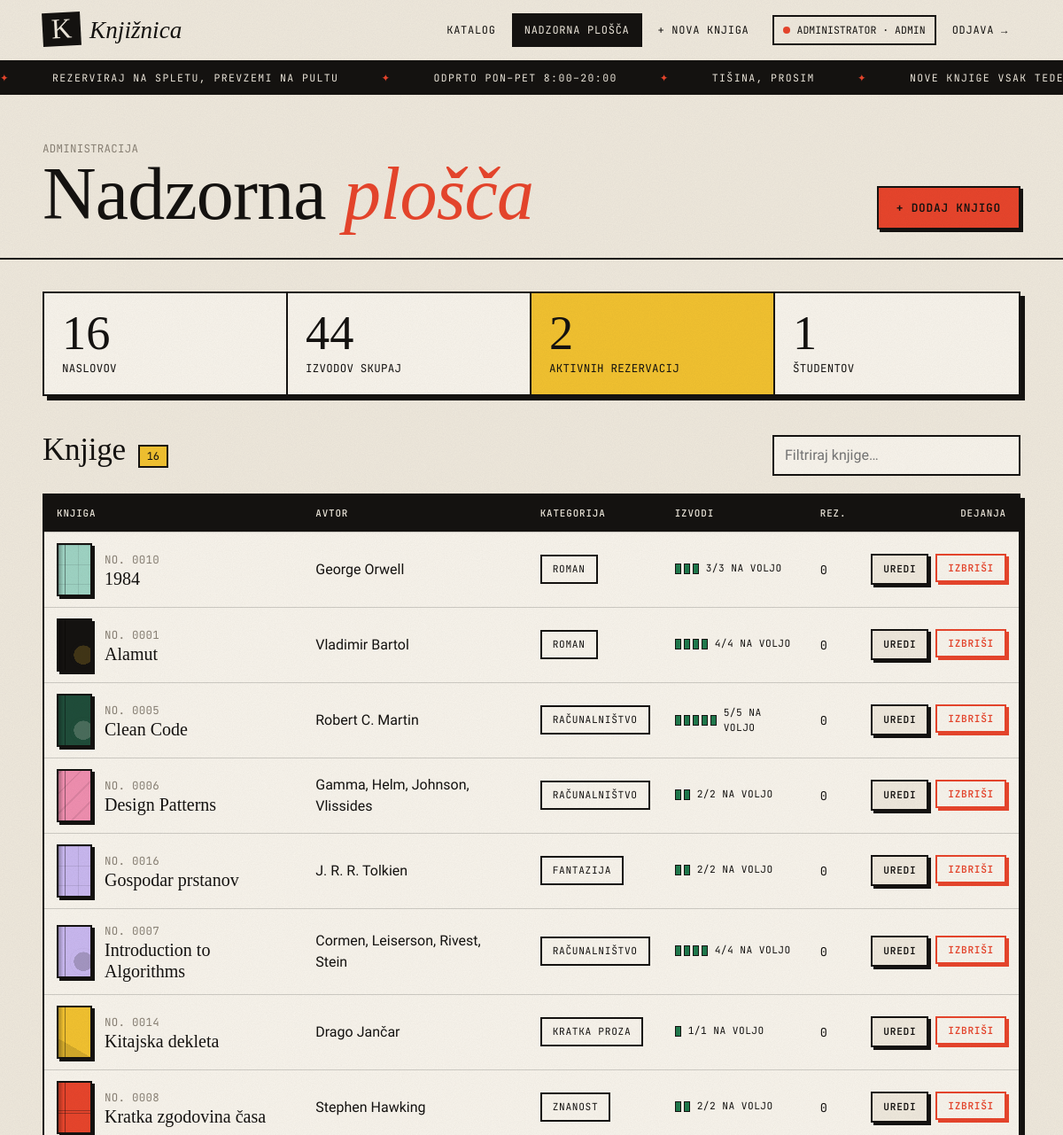
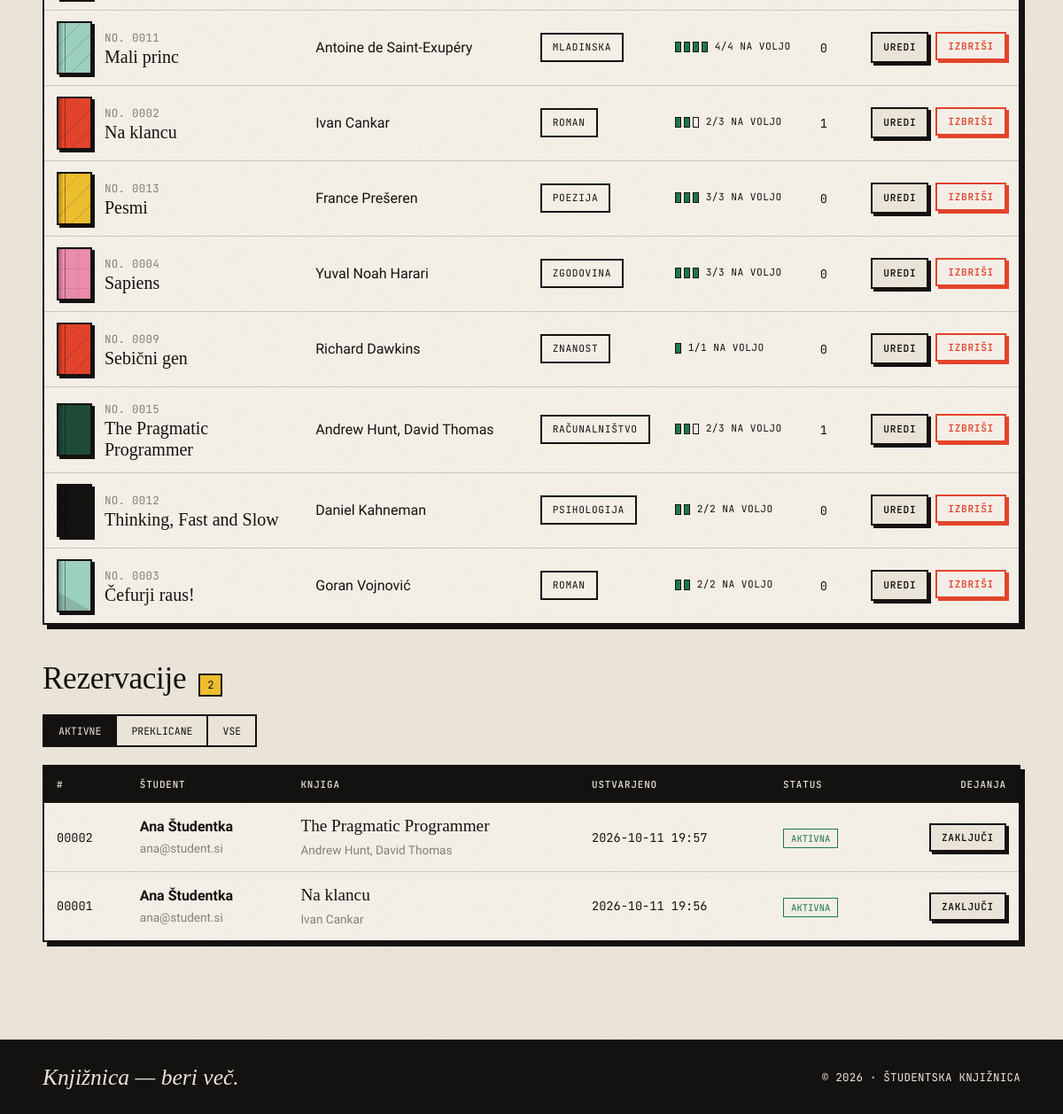
The page /admin (signed in) on the database its author committed (2 pictures, top to bottom).
### tables this page shows
CREATE TABLE users (
    id INTEGER PRIMARY KEY AUTOINCREMENT,
    name TEXT NOT NULL,
    email TEXT NOT NULL UNIQUE COLLATE NOCASE,
    password_hash TEXT NOT NULL,
    role TEXT NOT NULL CHECK (role IN ('student', 'admin')),
    created_at TEXT NOT NULL DEFAULT (datetime('now', 'localtime'))
);

CREATE TABLE books (
    id INTEGER PRIMARY KEY AUTOINCREMENT,
    title TEXT NOT NULL,
    author TEXT NOT NULL,
    category TEXT NOT NULL,
    description TEXT NOT NULL DEFAULT '',
    year INTEGER,
    cover_url TEXT NOT NULL DEFAULT '',
    total_copies INTEGER NOT NULL CHECK (total_copies >= 0),
    available_copies INTEGER NOT NULL CHECK (available_copies >= 0),
    created_at TEXT NOT NULL DEFAULT (datetime('now', 'localtime'))
);

CREATE TABLE reservations (
    id INTEGER PRIMARY KEY AUTOINCREMENT,
    user_id INTEGER NOT NULL REFERENCES users(id) ON DELETE CASCADE,
    book_id INTEGER NOT NULL REFERENCES books(id) ON DELETE CASCADE,
    status TEXT NOT NULL DEFAULT 'active' CHECK (status IN ('active', 'cancelled')),
    created_at TEXT NOT NULL DEFAULT (datetime('now', 'localtime')),
    cancelled_at TEXT
);

### app.py (the view)
@app.route("/admin")
@role_required("admin")
def admin_dashboard():
    db = get_db()
    books = db.execute(
        "SELECT b.*, (SELECT COUNT(*) FROM reservations r WHERE r.book_id = b.id AND r.status = 'active')"
        " AS active_res FROM books b ORDER BY b.title COLLATE NOCASE").fetchall()
    status = request.args.get("status", "active")
    sql = ("SELECT r.*, u.name AS user_name, u.email AS user_email, b.title, b.author"
           " FROM reservations r JOIN users u ON u.id = r.user_id JOIN books b ON b.id = r.book_id")
    if status in ("active", "cancelled"):
        sql += " WHERE r.status = ?"
        reservations = db.execute(sql + " ORDER BY r.created_at DESC, r.id DESC", (status,)).fetchall()
    else:
        reservations = db.execute(sql + " ORDER BY r.created_at DESC, r.id DESC").fetchall()
    stats = db.execute(
        "SELECT (SELECT COUNT(*) FROM books) AS titles,"
        " (SELECT COALESCE(SUM(total_copies),0) FROM books) AS copies,"
        " (SELECT COUNT(*) FROM reservations WHERE status='active') AS active,"
        " (SELECT COUNT(*) FROM users WHERE role='student') AS students").fetchone()
    return render_template("admin/dashboard.html", books=books, reservations=reservations,
                           stats=stats, status=status)

### app.py (called while the page is built)
def get_db():
    if "db" not in g:
        g.db = sqlite3.connect(DB_PATH)
        g.db.row_factory = sqlite3.Row
        g.db.execute("PRAGMA foreign_keys = ON")
    return g.db

def current_user():
    if "user" not in g:
        uid = session.get("uid")
        g.user = get_db().execute("SELECT * FROM users WHERE id = ?", (uid,)).fetchone() if uid else None
    return g.user

def login_required(view):
    @wraps(view)
    def wrapped(*args, **kwargs):
        if current_user() is None:
            flash("Za to dejanje se moraš prijaviti.", "info")
            return redirect(url_for("login", next=request.path))
        return view(*args, **kwargs)
    return wrapped

def role_required(role):
    def deco(view):
        @wraps(view)
        @login_required
        def wrapped(*args, **kwargs):
            if current_user()["role"] != role:
                abort(403)
            return view(*args, **kwargs)
        return wrapped
    return deco

def csrf_token():
    if "csrf" not in session:
        session["csrf"] = secrets.token_hex(16)
    return session["csrf"]

@app.before_request
def check_csrf():
    if request.method == "POST":
        token = request.form.get("csrf")
        if not token or token != session.get("csrf"):
            abort(400, "Neveljaven CSRF žeton.")

def cover_style(book):
    h = int(sha1(f"{book['title']}{book['author']}".encode()).hexdigest(), 16)
    bg, fg = COVER_PALETTE[h % len(COVER_PALETTE)]
    return {"bg": bg, "fg": fg, "pattern": (h >> 8) % 5}

@app.context_processor
def inject_globals():
    return {"me": current_user(), "csrf_token": csrf_token}

### templates/admin/dashboard.html (shortened to what this page needs)
{% extends "base.html" %}
{% from "_macros.html" import cover, callno, avail %}
{% block content %}
<section class="page-head">
  <div class="wrap">
    <div class="reveal">
      <span class="mono muted">Administracija</span>
      <h1>Nadzorna <em>plošča</em></h1>
    </div>
    <a class="btn btn-primary" href="{{ url_for('admin_book_new') }}">+ Dodaj knjigo</a>
  </div>
</section>
<div class="wrap" style="padding-bottom:80px">
  <div class="kpis reveal">
    <div class="kpi"><b>{{ stats.titles }}</b><span class="mono">Naslovov</span></div>
    <div class="kpi"><b>{{ stats.copies }}</b><span class="mono">Izvodov skupaj</span></div>
    <div class="kpi"><b>{{ stats.active }}</b><span class="mono">Aktivnih rezervacij</span></div>
    <div class="kpi"><b>{{ stats.students }}</b><span class="mono">Študentov</span></div>
  </div>
  <div class="section-title" style="justify-content:space-between;flex-wrap:wrap">
    <div style="display:flex;gap:14px;align-items:baseline"><h2>Knjige</h2><span class="count-badge">{{ books|length }}</span></div>
    <input class="admin-search" type="search" placeholder="Filtriraj knjige…" oninput="filterRows(this.value)" aria-label="Filtriraj knjige">
  </div>
  <div class="table-wrap">
    <table id="books">
      <thead><tr><th>Knjiga</th><th>Avtor</th><th>Kategorija</th><th>Izvodi</th><th>Rez.</th><th style="text-align:right">Dejanja</th></tr></thead>
      <tbody>
      {% for b in books %}
        <tr data-q="{{ (b.title ~ ' ' ~ b.author ~ ' ' ~ b.category)|lower }}">
          <td><div class="title-cell">{{ cover(b, 'sm') }}<div><span class="mono muted">{{ callno(b) }}</span><br><a href="{{ url_for('book_detail', book_id=b.id) }}">{{ b.title }}</a></div></div></td>
          <td>{{ b.author }}</td>
          <td><span class="chip" style="display:inline-block">{{ b.category }}</span></td>
          <td>{{ avail(b) }}</td>
          <td class="num">{{ b.active_res }}</td>
          <td><div class="actions">
            <a class="btn btn-sm" href="{{ url_for('admin_book_edit', book_id=b.id) }}">Uredi</a>
            <form method="post" action="{{ url_for('admin_book_delete', book_id=b.id) }}" data-confirm="Izbrišem »{{ b.title }}«{% if b.active_res %} in {{ b.active_res }} aktivnih rezervacij{% endif %}?">
              <button class="btn btn-sm btn-danger" type="submit">Izbriši</button>
            </form>
          </div></td>
        </tr>
      {% else %}
        <tr><td colspan="6" style="text-align:center;padding:40px">Katalog je prazen. <a href="{{ url_for('admin_book_new') }}">Dodaj prvo knjigo</a>.</td></tr>
      {% endfor %}
      </tbody>
    </table>
  </div>
  <div class="section-title" id="rezervacije"><h2>Rezervacije</h2><span class="count-badge">{{ reservations|length }}</span></div>
  <div class="tabs">
    {% for key, label in [('active','Aktivne'),('cancelled','Preklicane'),('all','Vse')] %}
      <a class="{{ 'on' if status == key }}" href="{{ url_for('admin_dashboard', status=key) }}#rezervacije">{{ label }}</a>
    {% endfor %}
  </div>
  <div class="table-wrap">
    <table>
      <thead><tr><th>#</th><th>Študent</th><th>Knjiga</th><th>Ustvarjeno</th><th>Status</th><th style="text-align:right">Dejanja</th></tr></thead>
      <tbody>
      {% for r in reservations %}
        <tr>
          <td class="num">{{ '%05d'|format(r.id) }}</td>
          <td><b>{{ r.user_name }}</b><br><span class="muted" style="font-size:.85rem">{{ r.user_email }}</span></td>
          <td><a href="{{ url_for('book_detail', book_id=r.book_id) }}" style="font-family:var(--serif);font-size:1.2rem;text-decoration:none">{{ r.title }}</a><br><span class="muted" style="font-size:.85rem">{{ r.author }}</span></td>
          <td class="num">{{ r.created_at[:16] }}</td>
          <td><span class="status {{ r.status }}">{{ 'Aktivna' if r.status == 'active' else 'Preklicana' }}</span></td>
          <td><div class="actions">
            {% if r.status == 'active' %}
            <form method="post" action="{{ url_for('admin_cancel_reservation', res_id=r.id) }}" data-confirm="Zaključim rezervacijo in vrnem izvod?">
              <button class="btn btn-sm" type="submit">Zaključi</button>
            </form>
            {% else %}<span class="mono muted">{{ (r.cancelled_at or '')[:16] }}</span>{% endif %}
          </div></td>
        </tr>
      {% else %}
        <tr><td colspan="6" style="text-align:center;padding:40px" class="muted">Ni rezervacij v tem pogledu.</td></tr>
      {% endfor %}
      </tbody>
    </table>
  </div>
</div>
{% endblock %}

### templates/base.html (shortened to what this page needs)
<!doctype html>
<html lang="sl">
<head>
  <link rel="stylesheet" href="{{ url_for('static', filename='style.css') }}">
</head>
<body>
{% set ep = request.endpoint or '' %}
<header class="topbar">
  <div class="wrap">
    <a class="brand" href="{{ url_for('catalog') }}"><span class="brand-mark">K</span><span class="brand-name">Knjižnica</span></a>
    <nav class="nav">
      <a href="{{ url_for('catalog') }}" class="{{ 'active' if ep in ('catalog','book_detail') }}">Katalog</a>
      {% if me %}
        {% if me.role == 'student' %}
          <a href="{{ url_for('my_reservations') }}" class="{{ 'active' if ep == 'my_reservations' }}">Moje rezervacije</a>
        {% else %}
          <a href="{{ url_for('admin_dashboard') }}" class="{{ 'active' if ep.startswith('admin') }}">Nadzorna plošča</a>
          <a href="{{ url_for('admin_book_new') }}" class="{{ 'active' if ep == 'admin_book_new' }}">+ Nova knjiga</a>
        {% endif %}
        <span class="who"><i class="role-dot {{ me.role }}"></i>{{ me.name.split()[0] }} · {{ 'admin' if me.role == 'admin' else 'študent' }}</span>
        <form method="post" action="{{ url_for('logout') }}">
          <button class="linklike" type="submit">Odjava →</button>
        </form>
      {% else %}
        <a href="{{ url_for('login') }}" class="{{ 'active' if ep == 'login' }}">Prijava</a>
        <a href="{{ url_for('register') }}" class="{{ 'active' if ep == 'register' }}">Registracija</a>
      {% endif %}
    </nav>
  </div>
</header>
<div class="ticker" aria-hidden="true">
  <div class="ticker-track">
    {% for _ in range(2) %}
    <span>Rezerviraj na spletu, prevzemi na pultu</span>
    <span>Odprto pon–pet 8:00–20:00</span>
    <span>Tišina, prosim</span>
    <span>Nove knjige vsak teden</span>
    {% endfor %}
  </div>
</div>
<main>{% block content %}{% endblock %}</main>
<footer>
  <div class="wrap">
    <span class="big">Knjižnica — beri več.</span>
    <span class="mono">© {{ 2026 }} · Študentska knjižnica</span>
  </div>
</footer>
</body>
</html>

### templates/_macros.html (shortened to what this page needs)
{% macro cover(book, size='') -%}
{% set s = cover_style(book) %}
<div class="cover {{ size }}" style="--bg: {{ s.bg }}; --fg: {{ s.fg }};">
  <div class="pat p{{ s.pattern }}"></div>
</div>
{%- endmacro %}
{% macro avail(book) -%}
{% set n = book.available_copies %}
<span class="avail {{ 'none' if n == 0 }}">
  <span class="bar">{% for i in range([book.total_copies, 6]|min) %}<i class="{{ 'f' if i < n }}"></i>{% endfor %}</span>
  {% if n == 0 %}Ni na voljo{% else %}{{ n }}/{{ book.total_copies }} na voljo{% endif %}
</span>
{%- endmacro %}
{% macro callno(book) -%}No. {{ '%04d'|format(book.id) }}{%- endmacro %}

### rows shown on the page
users: name "ADMINISTRATOR", role "ADMIN"
books: id "0010", title "1984", author "George Orwell", category "ROMAN", n "3", total_copies "3", active_res "0"
books: id "0001", title "Alamut", author "Vladimir Bartol", category "ROMAN", n "4", total_copies "4", active_res "0"
books: id "0005", title "Clean Code", author "Robert C. Martin", category "RAČUNALNIŠTVO", n "5", total_copies "5", active_res "0"
books: id "0006", title "Design Patterns", author "Gamma, Helm, Johnson, Vlissides", category "RAČUNALNIŠTVO", n "2", total_copies "2", active_res "0"
books: id "0016", title "Gospodar prstanov", author "J. R. R. Tolkien", category "FANTAZIJA", n "2", total_copies "2", active_res "0"
books: id "0007", title "Introduction to Algorithms", author "Cormen, Leiserson, Rivest, Stein", category "RAČUNALNIŠTVO", n "4", total_copies "4", active_res "0"
books: id "0014", title "Kitajska dekleta", author "Drago Jančar", category "KRATKA PROZA", n "1", total_copies "1", active_res "0"
books: id "0008", title "Kratka zgodovina časa", author "Stephen Hawking", category "ZNANOST", n "2", total_copies "2", active_res "0"
books: id "0011", title "Mali princ", author "Antoine de Saint-Exupéry", category "MLADINSKA", n "4", total_copies "4", active_res "0"
books: id "0002", title "Na klancu", author "Ivan Cankar", category "ROMAN", n "2", total_copies "3", active_res "1"
books: id "0013", title "Pesmi", author "France Prešeren", category "POEZIJA", n "3", total_copies "3", active_res "0"
books: id "0004", title "Sapiens", author "Yuval Noah Harari", category "ZGODOVINA", n "3", total_copies "3", active_res "0"
books: id "0009", title "Sebični gen", author "Richard Dawkins", category "ZNANOST", n "1", total_copies "1", active_res "0"
books: id "0015", title "The Pragmatic Programmer", author "Andrew Hunt, David Thomas", category "RAČUNALNIŠTVO", available_copies "2", total_copies "3", active_res "1"
books: id "0012", title "Thinking, Fast and Slow", author "Daniel Kahneman", category "PSIHOLOGIJA", n "2", total_copies "2", active_res "0"
books: id "0003", title "Čefurji raus!", author "Goran Vojnović", category "ROMAN", n "2", total_copies "2", active_res "0"
reservations: id "00002", user_name "Ana Študentka", user_email "ana@student.si", title "The Pragmatic Programmer", author "Andrew Hunt, David Thomas", created_at "2026-10-11 19:57", status "AKTIVNA"
reservations: id "00001", user_name "Ana Študentka", user_email "ana@student.si", title "Na klancu", author "Ivan Cankar", created_at "2026-10-11 19:56", status "AKTIVNA"

### other values the page prints
{{ stats.titles }} "16"
{{ stats.copies }} "44"
{{ stats.active }} "2"
{{ stats.students }} "1"
{{ books|length }} "16"
{{ reservations|length }} "2"
{{ label }} "AKTIVNE" "PREKLICANE" "VSE"
{{ 2026 }} "2026"
